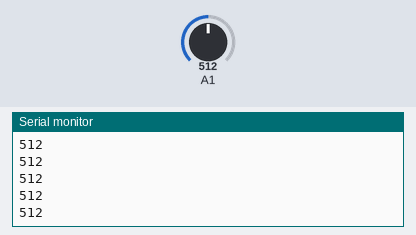
Bench run of a sketch on a simulated Arduino Uno, built with avr-gcc and run on an emulated ATmega328P. Parts: the last lines printed to the serial monitor. The inputs (shaded band) are chosen by the test bench; at power-on: A1 = 512.

Above: at 1.2 s.
1.3 s: A1 set to 716
At 1.8 s:
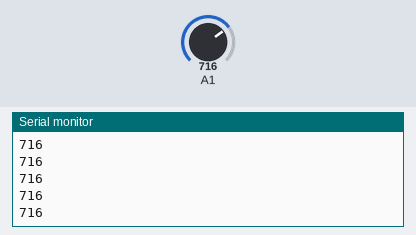
2.8 s: A1 set to 900
At 3.5 s:
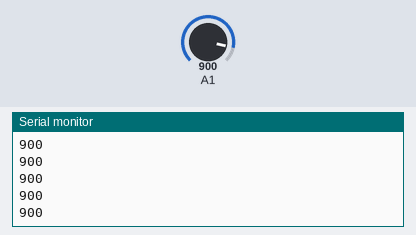
Timing chart, 0 to 5.8 s (numbered marks = the images above; inputs shaded):
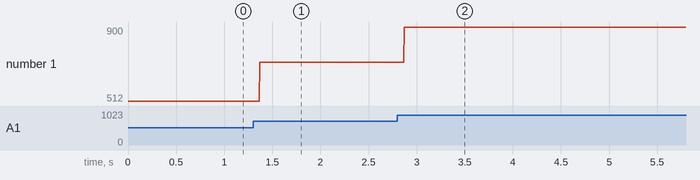

Measured:
- after the input at 1.3 s, the serial monitor: prints a new line after 0.07 s (image 1)
- after the input at 2.8 s, the serial monitor: prints a new line after 0.07 s (image 2)
- plotted number 1: 512 → 716 after the input at 1.3 s, 716 → 900 after the input at 2.8 s

The sketch:

Sensor_Readings.ino
```cpp
void setup() {
  int sensorValue = 0;
  Serial.begin(9600);
}

void loop() {
  int sensorValue = analogRead(A1);
  Serial.println(sensorValue);
  delay(1);
}
```
